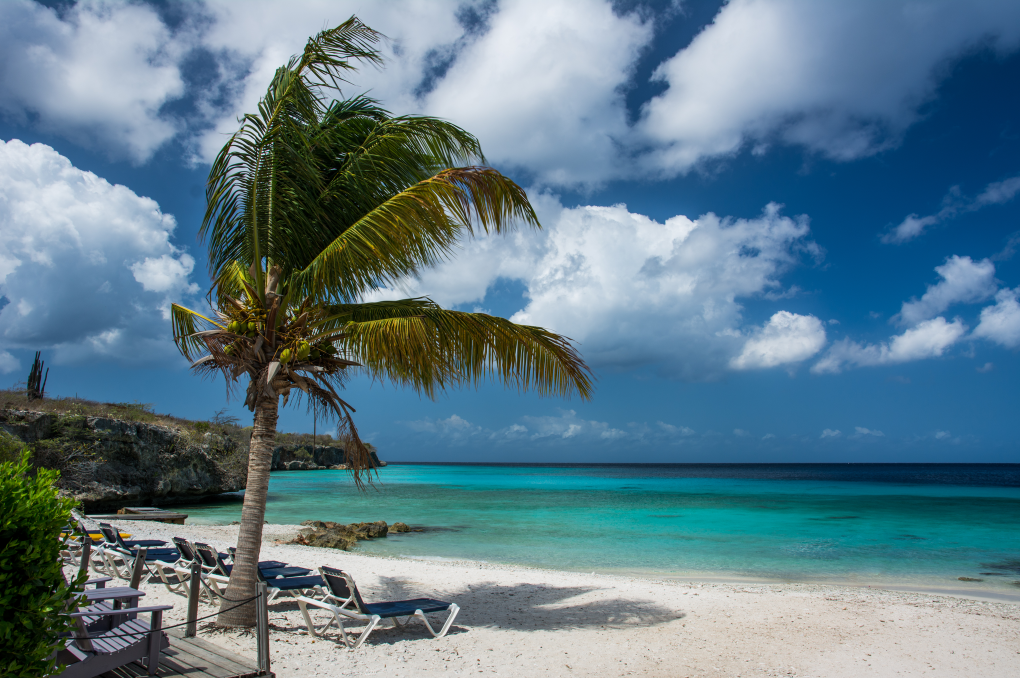
#> input picture liif/chosen_images/0806.png, 2040 x 1356 px, found by its file name (shown at 1/2 size)
$ python mark_image_region.py
#> lines starting #> are read from the running program, lines starting #| are printed output that depends on the picture
from PIL import Image, ImageDraw
import os

def mark_patch_with_box(input_path, center_x, center_y, patch_size_x, patch_size_y, output_folder, tag, width):
    # Open the image
#> called with center_x = 420, center_y = 470, patch_size_x = 128, patch_size_y = 128, output_folder = 'test_images', tag = '0000-test-crop-image', width = 10
    image = Image.open(input_path)
#> image is the input picture: PIL image 2040x1356 RGB; mean R, G, B 95.1, 124.5, 138.2

    # Calculate the coordinates for cropping the patch
    left = center_x - patch_size_x // 2
    top = center_y - patch_size_y // 2
    right = left + patch_size_x
    bottom = top + patch_size_y

    # Draw a red rectangle around the patch
    draw = ImageDraw.Draw(image)
    draw.rectangle([left, top, right, bottom], outline="red", width=width)

    # Create the output folder if it doesn't exist
    if not os.path.exists(output_folder):
        os.makedirs(output_folder)

    # Save the modified image with the given tag
    output_path = os.path.join(output_folder, f"{tag}.png")
    image.save(output_path)
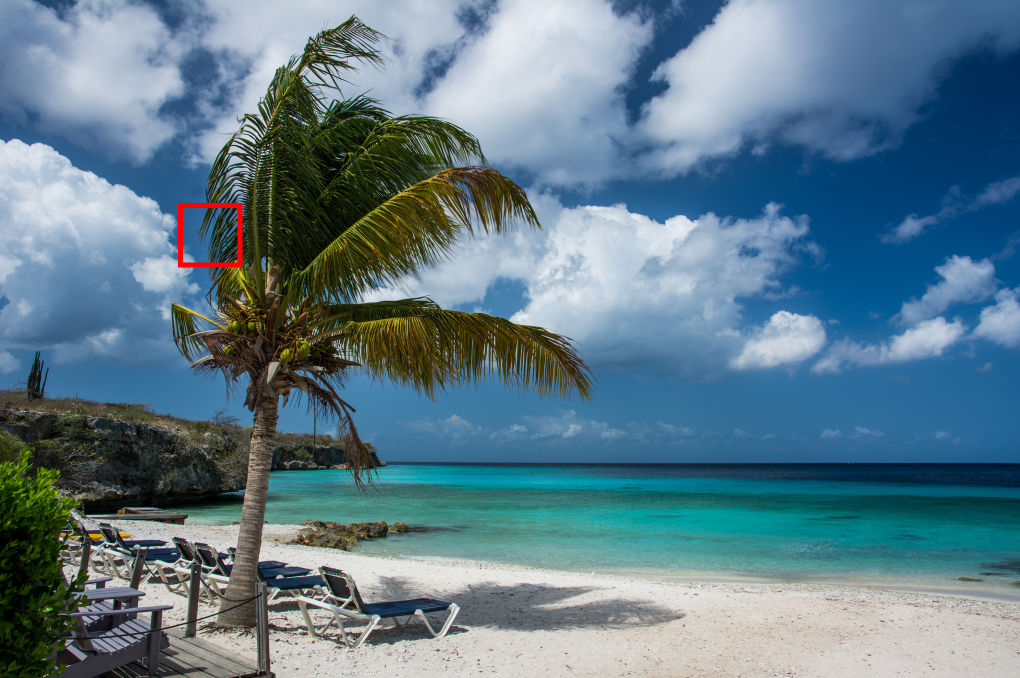
#> saved as 0000-test-crop-image.png: PIL image 2040x1356 RGB (shown at 1/2 size); mean R, G, B 95.4, 124.3, 138.1

if __name__ == "__main__":
    # Example usage:
    input_path = "../../../mngo_datasets/load/div2k/DIV2K_valid_HR/0806.png"
    #input_path = "../../../mngo_datasets/load/benchmark/Urban100/HR/img004.png"
    # input_path = "test_images/compare_crops/001-manga109-x6-AkkeraKanjinchou-GT-big-crop.png"
    center_x = 420 # 1040 + 64# 128+32 #1660  # 550 # 528  # 360 + 64 #175
    center_y = 470 # 128 + 40 - 48 # 128 #815 # 1100 # 970 +128 # 64 # 860
    patch_size_x = 128 #128 #256 # 512 # 512 # 128 # 256
    patch_size_y = 128 #128 #256 # 512 # 512 # 128 # 256
    output_folder = "test_images"
    tag = "0000-test-crop-image"
    width=10

    mark_patch_with_box(input_path, center_x, center_y, patch_size_x, patch_size_y, output_folder, tag, width)

$ run again, with liif/chosen_images/img004.png copied over liif/chosen_images/0806.png
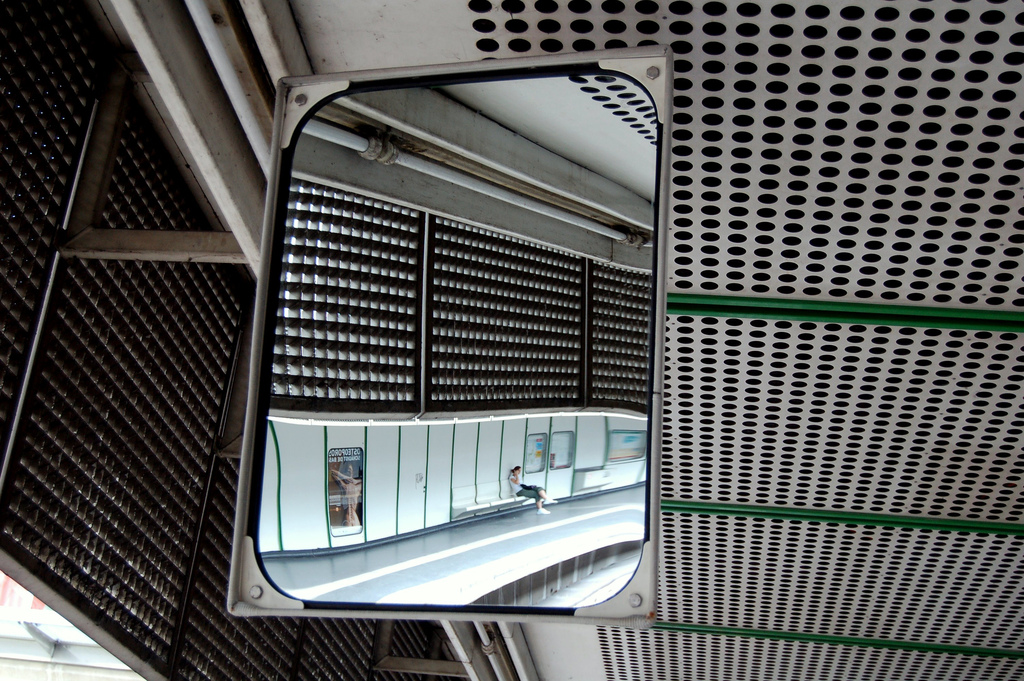
#> input picture liif/chosen_images/img004.png, 1024 x 681 px, found by its file name
#> in mark_patch_with_box, image is the input picture: PIL image 1024x681 RGB; mean R, G, B 85.8, 86.4, 84.8
#> in mark_patch_with_box, `image.save(output_path)`:
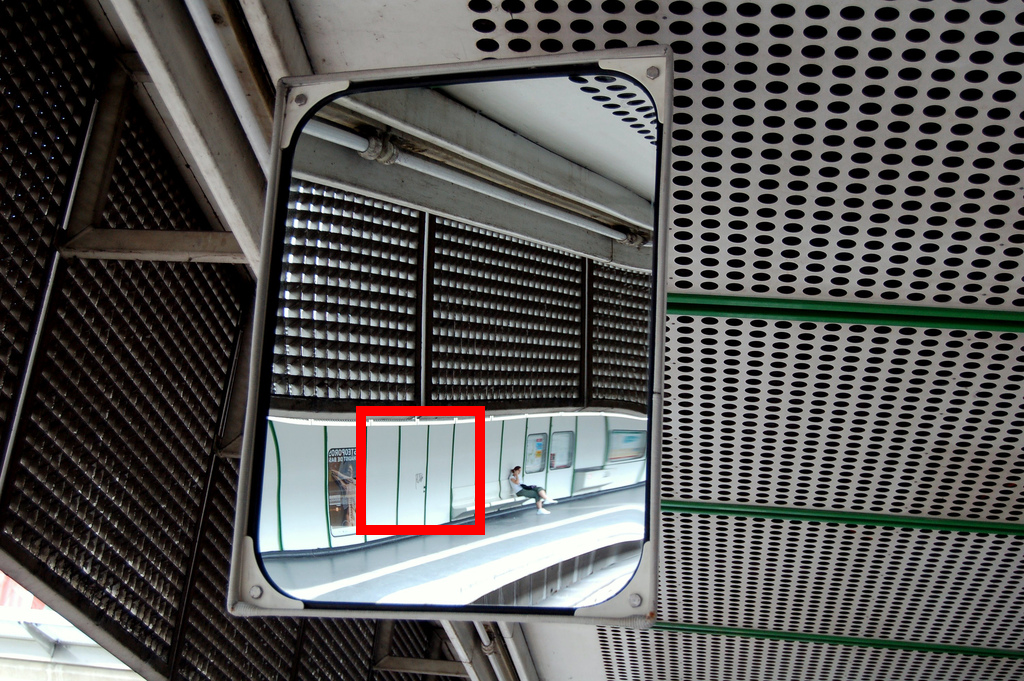
#> saved as 0000-test-crop-image.png: PIL image 1024x681 RGB; mean R, G, B 86.8, 85.5, 83.9

$ run again, with liif/chosen_images/0802.png copied over liif/chosen_images/0806.png
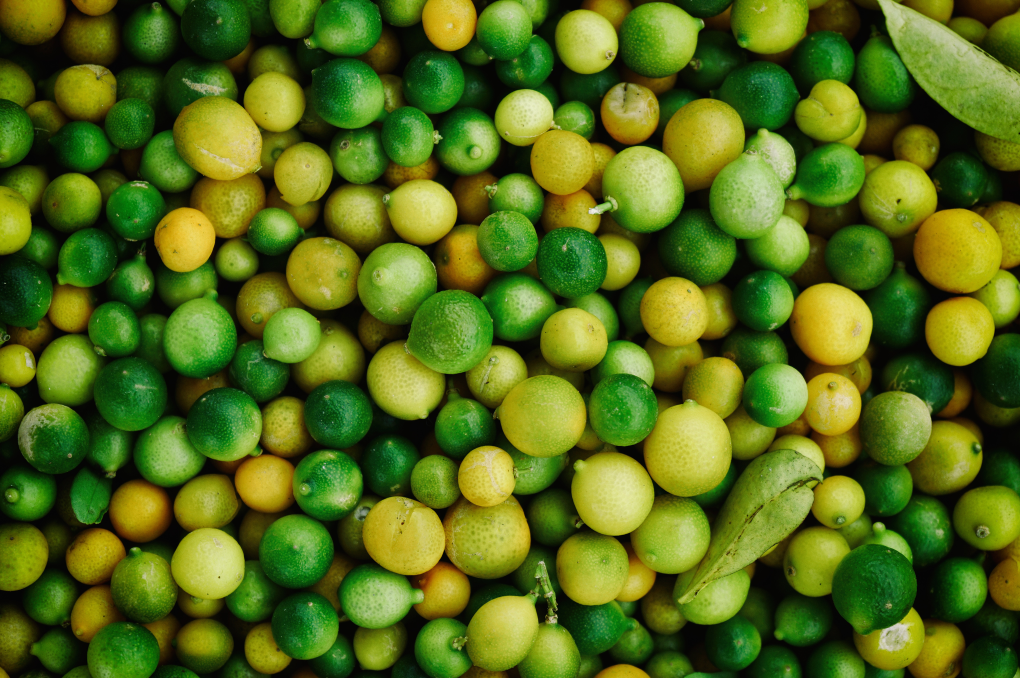
#> input picture liif/chosen_images/0802.png, 2040 x 1356 px, found by its file name (shown at 1/2 size)
#> in mark_patch_with_box, image is the input picture: PIL image 2040x1356 RGB; mean R, G, B 84.2, 107.2, 23.9
#> in mark_patch_with_box, `image.save(output_path)`:
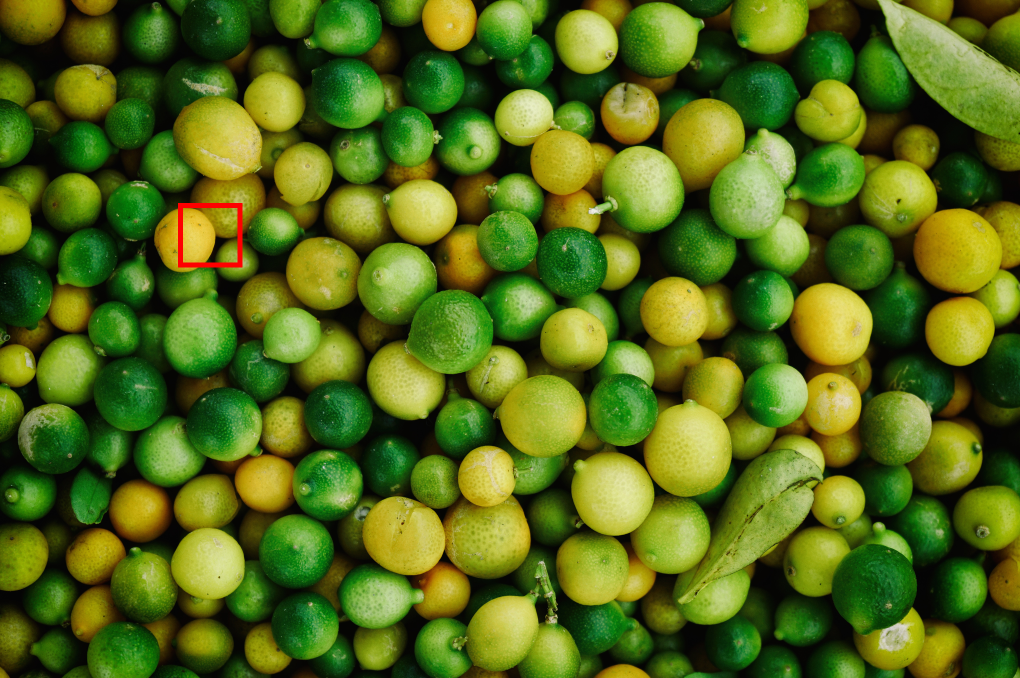
#> saved as 0000-test-crop-image.png: PIL image 2040x1356 RGB (shown at 1/2 size); mean R, G, B 84.4, 107, 23.9

$ run again, with liif/chosen_images/0803.png copied over liif/chosen_images/0806.png
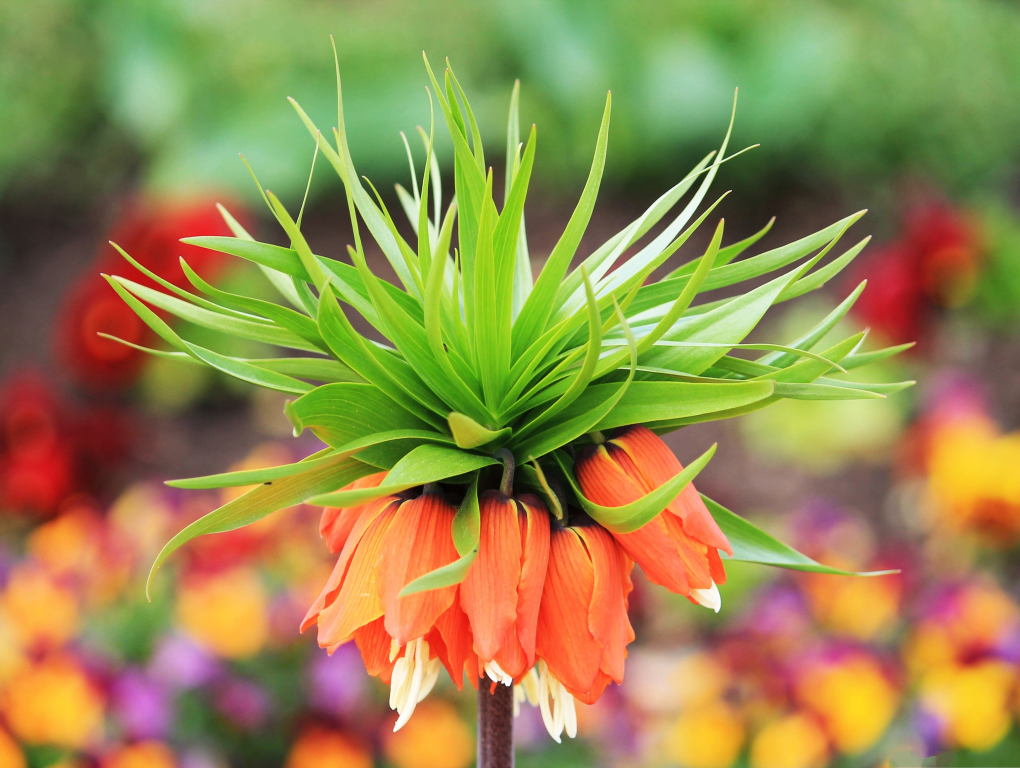
#> input picture liif/chosen_images/0803.png, 2040 x 1536 px, found by its file name (shown at 1/2 size)
#> in mark_patch_with_box, image is the input picture: PIL image 2040x1536 RGB; mean R, G, B 151.1, 136.4, 77
#> in mark_patch_with_box, `image.save(output_path)`:
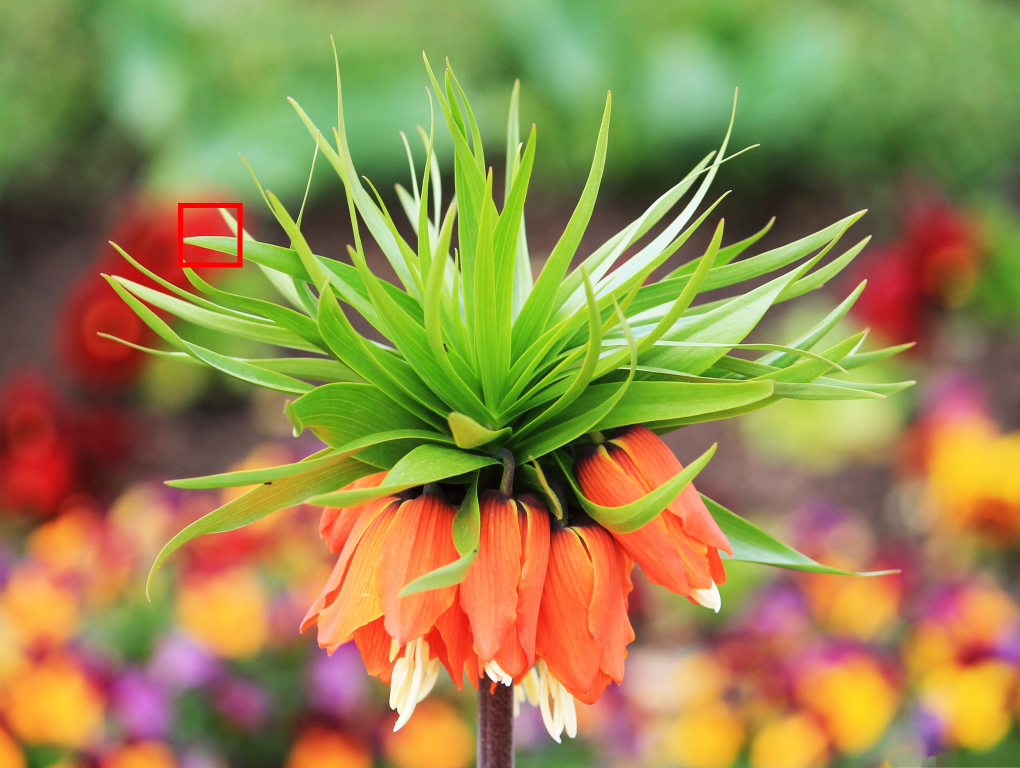
#> saved as 0000-test-crop-image.png: PIL image 2040x1536 RGB (shown at 1/2 size); mean R, G, B 151.1, 136.2, 76.9
